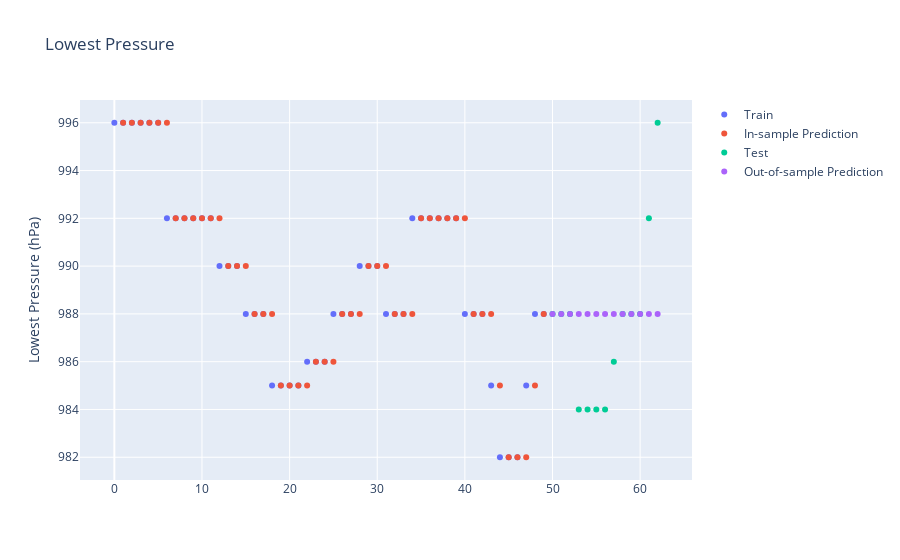

Write notebook code for a chart like this one.
### Code cell
lowest_pressure_pred = cast(pl.Series, df_sample.select("lowest_pressure"))
model_p, train_p, test_p = create_model(lowest_pressure_pred)
fig_p = plot_sample_1d(model_p, train_p, test_p)
fig_p.update_layout(
    title="Lowest Pressure",
    yaxis_title="Lowest Pressure (hPa)",
)
fig_p.show()

### Figure 1 — Plotly figure (JSON) as saved in the notebook; plotly's stock layout.template omitted (floating-point values rounded to 4 significant figures)
{"data": [{"mode": "markers", "name": "Train", "type": "scatter", "x": [0, 1, 2, 3, 4, 5, 6, 7, 8, 9, 10, 11, 12, 13, 14, 15, 16, 17, 18, 19, 20, 21, 22, 23, 24, 25, 26, 27, 28, 29, 30, 31, 32, 33, 34, 35, 36, 37, 38, 39, 40, 41, 42, 43, 44, 45, 46, 47, 48, 49], "y": [996, 996, 996, 996, 996, 996, 992, 992, 992, 992, 992, 992, 990, 990, 990, 988, 988, 988, 985, 985, 985, 985, 986, 986, 986, 988, 988, 988, 990, 990, 990, 988, 988, 988, 992, 992, 992, 992, 992, 992, 988, 988, 988, 985, 982, 982, 982, 985, 988, 988]}, {"mode": "markers", "name": "In-sample Prediction", "type": "scatter", "x": [1, 2, 3, 4, 5, 6, 7, 8, 9, 10, 11, 12, 13, 14, 15, 16, 17, 18, 19, 20, 21, 22, 23, 24, 25, 26, 27, 28, 29, 30, 31, 32, 33, 34, 35, 36, 37, 38, 39, 40, 41, 42, 43, 44, 45, 46, 47, 48, 49], "y": [996.0, 996, 996, 996, 996, 996, 992, 992, 992, 992, 992, 992, 990, 990, 990, 988, 988, 988, 985, 985, 985, 985, 986, 986, 986, 988, 988, 988, 990, 990, 990, 988, 988, 988, 992, 992, 992, 992, 992, 992, 988, 988, 988, 985, 982, 982, 982, 985, 988]}, {"mode": "markers", "name": "Test", "type": "scatter", "x": [50, 51, 52, 53, 54, 55, 56, 57, 58, 59, 60, 61, 62], "y": [988, 988, 988, 984, 984, 984, 984, 986, 988, 988, 988, 992, 996]}, {"mode": "markers", "name": "Out-of-sample Prediction", "type": "scatter", "x": [50, 51, 52, 53, 54, 55, 56, 57, 58, 59, 60, 61, 62], "y": [988, 988, 988, 988, 988, 988, 988, 988, 988, 988, 988, 988, 988]}], "layout": {"title": {"text": "Lowest Pressure"}, "yaxis": {"title": {"text": "Lowest Pressure (hPa)"}}}}
